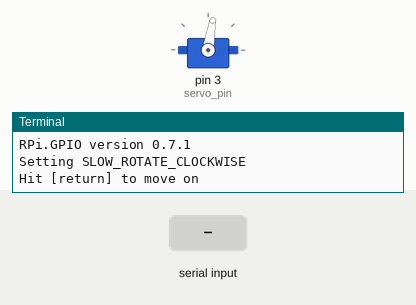
Bench run of a program on a simulated Raspberry Pi (header pin numbers). Parts: servo, the last lines printed to the terminal. The inputs (shaded band) are chosen by the test bench. Servo angles are drawn from the pulse width (0.5 ms = 0°, 2.5 ms = 180°).

Above: at 1.2 s.
1.3 s: "1" typed at the terminal, then Enter
At 2.5 s:
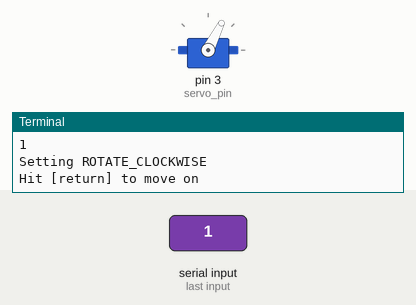
2.8 s: "0" typed at the terminal, then Enter
At 3.9 s:
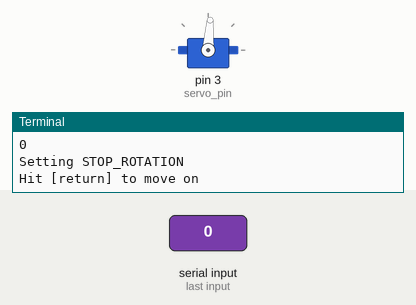
4.3 s: "2" typed at the terminal, then Enter
At 5.0 s:
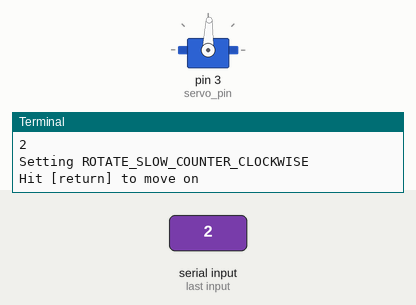
Timing chart, 0 to 7.3 s (numbered marks = the images above; inputs shaded):
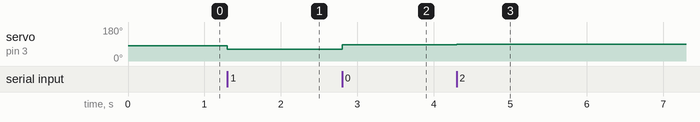

The program:

continuous.servo.driver.py
```python
#!/usr/bin/env python3
#
# Pure PWM in Python
#
# Drive a continuous or standard servo
# This code is more adapted for a Continuous servo (function set_rotation)
#
# Ground (black on continuous, or brown on standard) on pin #6
# 5V (red on continuous, or orange on standard) on pin #2
# Signal (white on continuous, or yellow on standard) on pin #3
#
#
# The PWM for Rpi.GPIO works in percent.
#
# Normal servo use a cycle of 20ms (50Hz)
#
# Then
# 1000 us = 1000us / 20000us * 1000 = 5
# 1500 us = 7.5
# 2000 us = 10
#
# See also https://tutorials-raspberrypi.com/raspberry-pi-servo-motor-control/
#          https://www.instructables.com/Program-a-Servo-Build-a-Catapult-and-Solve-for-%ce%a0-w
#
# Doc at https://pypi.org/project/RPi.GPIO/,
#    and https://sourceforge.net/p/raspberry-gpio-python/wiki/Home/
#
import RPi.GPIO as GPIO
from time import sleep

servo_pin = 3  # Physical pin. (3: SDA)

# Values below for 50Hz, for a PARALLAX Continuous servo
STOP_ROTATION = 7.25                # ~  90 degrees on a Standard Servo
ROTATE_CLOCKWISE = 6.0              # ~   0 degrees on a Standard Servo
SLOW_ROTATE_CLOCKWISE = 7.0
ROTATE_COUNTER_CLOCKWISE = 8.0      # ~ 180 degrees on a Standard Servo
ROTATE_SLOW_COUNTER_CLOCKWISE = 7.4

# For a SG92R (micro standard servo), values would go from 2.0 to 12.0...
# Same for SG-5010 (standard servo)

print(f"RPi.GPIO version {GPIO.VERSION}")

def set_rotation(duty: float) -> None:
    pwm.ChangeDutyCycle(duty)    # pwm defined below


GPIO.setmode(GPIO.BOARD)          # <= i.e. Use physical pin numbers
GPIO.setwarnings(False)
GPIO.setup(servo_pin, GPIO.OUT)

with_user_input = True   # Will use time delay otherwise

pwm = GPIO.PWM(servo_pin, 50)
pwm.start(0)

GPIO.output(servo_pin, True)


print("Setting SLOW_ROTATE_CLOCKWISE")
set_rotation(SLOW_ROTATE_CLOCKWISE)
if with_user_input:
    user_input = input("Hit [return] to move on ")
else:
    sleep(5)

print("Setting ROTATE_CLOCKWISE")
set_rotation(ROTATE_CLOCKWISE)
if with_user_input:
    user_input = input("Hit [return] to move on ")
else:
    sleep(5)

print("Setting STOP_ROTATION")
set_rotation(STOP_ROTATION)
if with_user_input:
    user_input = input("Hit [return] to move on ")
else:
    sleep(5)

print("Setting ROTATE_SLOW_COUNTER_CLOCKWISE")
set_rotation(ROTATE_SLOW_COUNTER_CLOCKWISE)
if with_user_input:
    user_input = input("Hit [return] to move on ")
else:
    sleep(5)

print("Setting ROTATE_COUNTER_CLOCKWISE")
set_rotation(ROTATE_COUNTER_CLOCKWISE)
if with_user_input:
    user_input = input("Hit [return] to move on ")
else:
    sleep(5)

print("Setting STOP_ROTATION")
set_rotation(STOP_ROTATION)
if with_user_input:
    user_input = input("Hit [return] to move on ")
#else:
#    sleep(1)


GPIO.output(servo_pin, False) # This would stop the servo. A continuous would stop spinning.
pwm.ChangeDutyCycle(0)

print("Done with Continuous demo")
pwm.stop()

GPIO.cleanup()
```

Measured:
- after the input at 1.3 s, servo on pin 3 (servo_pin): 81° → 63° at once
- after the input at 2.8 s, servo on pin 3 (servo_pin): 63° → 86° at once
- after the input at 4.3 s, servo on pin 3 (servo_pin): 86° → 88° at once
